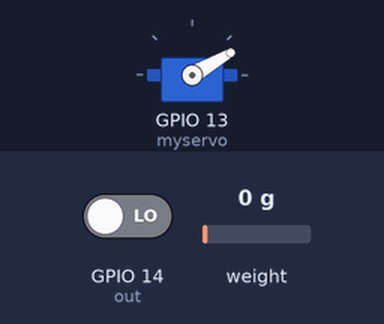
The sketch below on a simulated ESP32. Parts: servo. The test bench sets the inputs (shaded band); at power-on: weight on the scale 0 g, GPIO 14 (out) LOW. WiFi joins after 1.5 s; servers stay silent unless stated; what the sketch prints to the serial monitor is not drawn.

Above: at 4.7 s.
4.8 s: weight on the scale set to 14 g
8.7 s: weight on the scale set to 18 g
At 10.92 s:
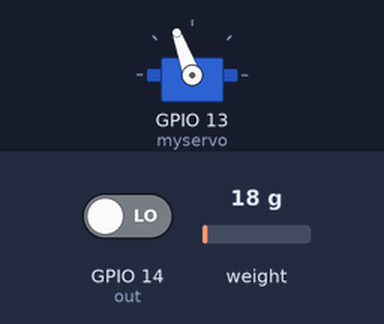
At 11.6 s:
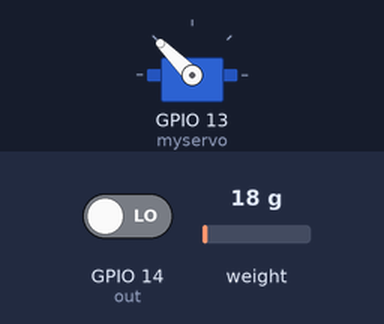
Timing chart, 0 to 13.1 s (numbered marks = the images above; inputs shaded):
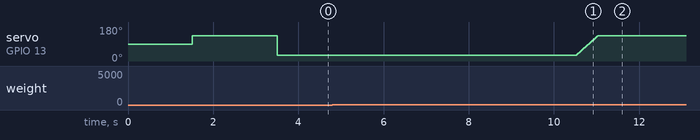

The sketch:

ESP32_TSC3200_LoadCell_Servor.ino
```cpp
#include "HX711.h"
#include <ESP32Servo.h>
#include <HardwareSerial.h>
#include <WiFiManager.h>
#include <HTTPClient.h>
#include <Wire.h>

// load cell
const int LOADCELL_DOUT_PIN = 4;
const int LOADCELL_SCK_PIN = 2;
HX711 scale;
//tsc3200
const int s0 = 19;
const int s1 = 18;
const int out = 14;
const int s2 = 27;
const int s3 = 26;

int red = 0;
int green = 0;
int blue = 0;
//servo
Servo myservo;
//uart
HardwareSerial mySerial(2);
String stt_send_uart;
//google sheet
String Web_App_URL = "https://script.google.com/macros/s/AKfycbzzRFjArZ5VYtkewoF3DoAa9T5XT054b5_2i8nI0BkFN6R9LcE1Nz_vFMY5oo9avbDC7A/exec";
String key;
int loai;
int trong_luong = 0;
int a = 0;

void setup() {
  Serial.begin(115200);
  mySerial.begin(115200, SERIAL_8N1, 16, 17);

  myservo.attach(13);

  pinMode(s0, OUTPUT);
  pinMode(s1, OUTPUT);
  pinMode(s2, OUTPUT);
  pinMode(s3, OUTPUT);
  pinMode(out, INPUT);

  digitalWrite(s0, HIGH);
  digitalWrite(s1, LOW);

  WiFiManager wifiManager;
  // reset và erase cài đặt trước đó
  // wifiManager.resetSettings();
  // tên thiết bị, để tạo SSID mặc định
  wifiManager.autoConnect("DATN2024");
  // Sau khi kết nối thành công
  Serial.println("Kết nối WiFi thành công!");
  controlServo(135);
  scale.begin(LOADCELL_DOUT_PIN, LOADCELL_SCK_PIN);
  scale.set_scale(1000);    // this value is obtained by calibrating the scale with known weights as in previous step
  scale.tare();
  delay(1000);
  controlServo(30);
  //sendKeyToUart("rst=0\0");
  // reset the scale to 0
  Serial.println("DATN 2024- Phan Loai Nong San");
  mySerial.println("DATN 2024- Phan Loai Nong San");
}
void loop() {
  trong_luong = read_load_cell();
  delay(1000);
  for (int i = 30; i <= 135; i += 5) {
    controlServo(i);
    delay(25);
  }
  phanLoai();
  if (loai != 0) {
    sendKeyToUart("k" + (String)(loai) + "=0\0");
    while (true)
    {
      delay(100);
      if (readKeyValue() == "ok") {
        break;
      }
      else {
        sendKeyToUart("k" + (String)(loai) + "=0\0");
      }
    }
    writeSheet();
    loai = 0;
  }
}
void writeSheet() {
  String Send_Data_URL = Web_App_URL + "?sts=write";
  Send_Data_URL += "&loaihang=" + String(loai);
  Send_Data_URL += "&can=" + String(trong_luong);
  Serial.println();
  Serial.println("-------------");
  Serial.println("Send data to Google Spreadsheet...");
  Serial.print("URL : ");
  Serial.println(Send_Data_URL);
  // Initialize HTTPClient as "http".
  HTTPClient http;

  // HTTP GET Request.
  http.begin(Send_Data_URL.c_str());
  http.setFollowRedirects(HTTPC_STRICT_FOLLOW_REDIRECTS);

  // Gets the HTTP status code.
  int httpCode = http.GET();
  Serial.print("HTTP Status Code : ");
  Serial.println(httpCode);

  // Getting response from google sheets.
  String payload;
  if (httpCode > 0) {
    payload = http.getString();
    Serial.println("Payload : " + payload);
  }

  http.end();
}
void phanLoai() {
  int timeStart = millis();
  while ( millis() - timeStart   < 5000) {
    readColor();
    if (green > blue & blue > red & red<1800 & blue>2300 & green > 2900 & trong_luong > 45) {
      loai = 1;
      Serial.println("Loai: " + String(loai));
      break;
    }
    else if (green > blue & blue > red & red<1800 & blue>2300 & green > 2900 & trong_luong <= 45) {
      loai = 2;
      Serial.println("Loai: " + String(loai));
      break;
    }
    else if (blue > green & green > red & red > 1400 & blue > 2500 & green > 2200 ) {
      loai = 3;
      Serial.println("Loai: " + String(loai));
      break;
    }
    else if (blue > red & green > blue & red > 2000 & blue > 2480 & green > 2500) {
      loai = 4;
      Serial.println("Loai: " + String(loai));
      break;
    }
    else  loai = 0;
  }
  delay(1000);
  controlServo(30);// tro ve vi tri ban dau
}
void sendKeyToUart(String key) {
  mySerial.print(key);
}
String readKeyValue() {
  if (mySerial.available()) {
    String data = mySerial.readStringUntil('\n');
    // Tách key
    return data;
  }
  return "\0";
}
float roundTo(float value, int decimalPlaces) {
  float scale = pow(10, decimalPlaces);
  return round(value * scale) / scale;
}
float read_load_cell() {
  float h = scale.get_units(10);
  scale.power_down();              // put the ADC in sleep mode
  delay(500);
  scale.power_up();
  if (h > 15) {
    Serial.print("Weight: ");
    Serial.println(h, 1);
    return roundTo(h, 2);
  }
  else return read_load_cell();
}
void readColor() {
  digitalWrite(s2, LOW);
  digitalWrite(s3, LOW);
  //count OUT, pRed, RED
  red = pulseIn(out, digitalRead(out) == HIGH ? LOW : HIGH);
  digitalWrite(s3, HIGH);
  //count OUT, pBLUE, BLUE
  blue = pulseIn(out, digitalRead(out) == HIGH ? LOW : HIGH);
  digitalWrite(s2, HIGH);
  //count OUT, pGreen, GREEN
  green = pulseIn(out, digitalRead(out) == HIGH ? LOW : HIGH);
  //Giá trị R_G_B của màu sắc thu được
  Serial.print("R Intensity:");
  Serial.print(red, DEC);
  Serial.print(" G Intensity: ");
  Serial.print(green, DEC);
  Serial.print(" B Intensity : ");
  Serial.print(blue, DEC);
  Serial.println();

}
void controlServo(int n) {
  myservo.write(n);
}
```

Measured:
- the behaviour switches between 15 and 16 g on weight on the scale (found by bisection; images 0 and 1)
- after the input at 4.8 s, every drawn part: stays the same
- after the input at 8.7 s, servo on GPIO 13 (myservo): moves from 30° to 135° over 0.50 s, starting after 1.8 s
